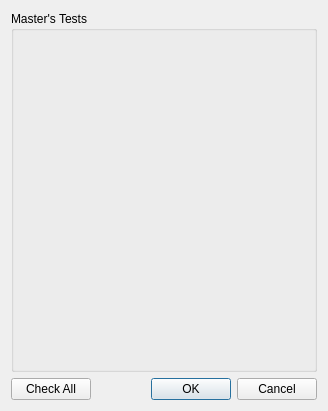
<?xml version="1.0" encoding="UTF-8"?>
<ui version="4.0">
 <class>MastersTestsDialog</class>
 <widget class="QDialog" name="MastersTestsDialog">
  <property name="geometry">
   <rect>
    <x>0</x>
    <y>0</y>
    <width>328</width>
    <height>411</height>
   </rect>
  </property>
  <property name="windowTitle">
   <string>Dialog</string>
  </property>
  <layout class="QVBoxLayout" name="verticalLayout">
   <item>
    <widget class="QGroupBox" name="mastersTestsGroup">
     <property name="sizePolicy">
      <sizepolicy hsizetype="Preferred" vsizetype="MinimumExpanding">
       <horstretch>0</horstretch>
       <verstretch>0</verstretch>
      </sizepolicy>
     </property>
     <property name="title">
      <string>Master's Tests</string>
     </property>
    </widget>
   </item>
   <item>
    <layout class="QHBoxLayout" name="horizontalLayout">
     <item>
      <widget class="QPushButton" name="checkAllButton">
       <property name="text">
        <string>Check All</string>
       </property>
      </widget>
     </item>
     <item>
      <spacer name="horizontalSpacer">
       <property name="orientation">
        <enum>Qt::Horizontal</enum>
       </property>
       <property name="sizeHint" stdset="0">
        <size>
         <width>40</width>
         <height>20</height>
        </size>
       </property>
      </spacer>
     </item>
     <item>
      <widget class="QDialogButtonBox" name="buttonBox">
       <property name="orientation">
        <enum>Qt::Horizontal</enum>
       </property>
       <property name="standardButtons">
        <set>QDialogButtonBox::Cancel|QDialogButtonBox::Ok</set>
       </property>
      </widget>
     </item>
    </layout>
   </item>
  </layout>
 </widget>
 <resources/>
 <connections>
  <connection>
   <sender>buttonBox</sender>
   <signal>accepted()</signal>
   <receiver>MastersTestsDialog</receiver>
   <slot>accept()</slot>
   <hints>
    <hint type="sourcelabel">
     <x>248</x>
     <y>254</y>
    </hint>
    <hint type="destinationlabel">
     <x>157</x>
     <y>274</y>
    </hint>
   </hints>
  </connection>
  <connection>
   <sender>buttonBox</sender>
   <signal>rejected()</signal>
   <receiver>MastersTestsDialog</receiver>
   <slot>reject()</slot>
   <hints>
    <hint type="sourcelabel">
     <x>316</x>
     <y>260</y>
    </hint>
    <hint type="destinationlabel">
     <x>286</x>
     <y>274</y>
    </hint>
   </hints>
  </connection>
 </connections>
</ui>
